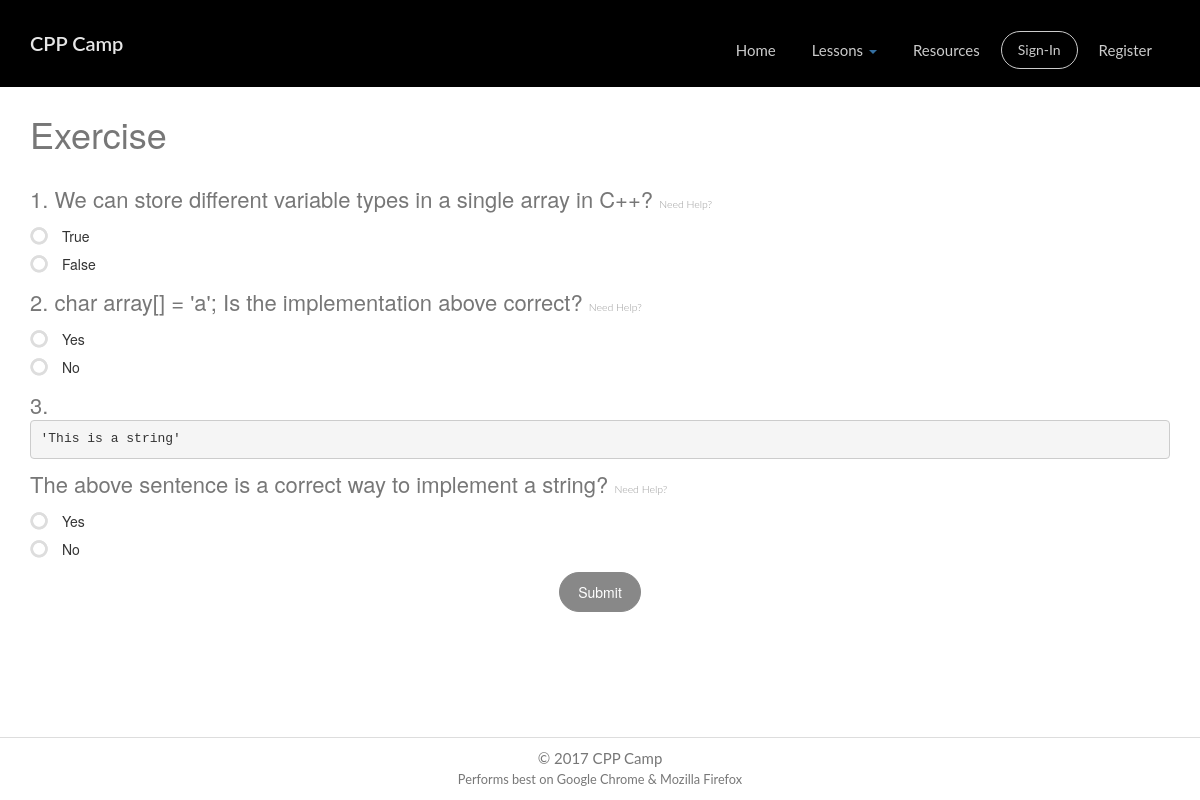
/lessons/exercise/5/, run on the app's committed database.
### lessons/models.py (models this page shows, shortened)
class Question(models.Model):
    question_text = models.TextField()
    pub_date = models.DateTimeField('date published')
    lesson_num = models.IntegerField()
    lesson = models.ForeignKey(Lesson, on_delete=models.CASCADE)
    answer = models.TextField()
    hint = models.TextField()
    score = models.IntegerField()
    def was_published_recently(self):
        now = timezone.now()
        return now - datetime.timedelta(days=1) <= self.pub_date <= now
    was_published_recently.admin_order_field = 'pub_date'
    was_published_recently.boolean = True
    was_published_recently.short_description = 'Published recently?'

class Choice(models.Model):
    question = models.ForeignKey(Question, on_delete=models.CASCADE)
    choice_text = models.TextField()
    answer = models.BooleanField()

### lessons/views.py (the view)
# urls.py: url(r'^exercise/(?P<pk>[0-9]+)/$', views.QuestionDetail.as_view(), name='details'),
class QuestionDetail(generic.DetailView):
    model = Lesson
    template_name = 'lessons/exercise/exercise.html'
    def get_queryset(self):
        return Lesson.objects.order_by('lesson_id')

### lessons/templates/lessons/exercise/exercise.html (shortened to what this page needs)
{% extends "base.html" %}
{% block content %}<BR><BR>
<body><div class="wrapper">
  <div class="section section-description">
         <div class="container">
             <h2 class="section-title">Exercise</h2>
  <h4 class="text-left"><form id="exercise">
    {% for question in lesson.question_set.all %} {% autoescape off %}{{question.lesson_num}}. {{ question.question_text }} {% endautoescape %}
    <a href="javascript://" title="Exercise {{question.pk}} Hint" data-toggle="popover" data-trigger="focus" data-content="{% autoescape off %}<p style=font-size: 50%>{{question.hint}}</small>{% endautoescape %}">
      <small style="font-size: 70%">Need Help?</small></a>
  <BR> {% for choice in question.choice_set.all %} {% if choice.answer %}
    <label class="radio">
      <span class="icons">
      <span class="first-icon fa fa-circle-o"></span>
    </span>
    {% autoescape off %}{{ choice.choice_text }}{% endautoescape %}
    </label>
    {% else %}
      <label class="radio">
        <span class="icons">
          <span class="first-icon fa fa-circle-o"></span>
        </span>
        {% autoescape off %}{{ choice.choice_text }}{% endautoescape %}</label>
    {% endif %}
    {% endfor %}
 {% endfor %}
    <div class="col-sm-offset-6" style="display:table;margin: 0 auto;">
      <input type="button" class="btn btn-block btn-round btn-fill btn-default" id="submit" value="Submit">
    </div>
</form></h4>
</div></div></div></body>
{% endblock %}

### lessons/static/lessons/css/demo.css (style rules this page uses)
a:link, a:visited, a:active { font: 400 15px/1.8 "Lato", sans-serif; color:blue; }

### data on the page
Question: lesson_num "1", question_text "We can store different variable types in a single array in C++?"
Choice: choice_text "True"
Choice: choice_text "False"
Question: lesson_num "2", question_text "char array[] = 'a'; Is the implementation above correct?"
Choice: choice_text "Yes"
Choice: choice_text "No"
Question: lesson_num "3", question_text "'This is a string' The above sentence is a correct way to implement a string?"
Choice: choice_text "Yes"
Choice: choice_text "No"
